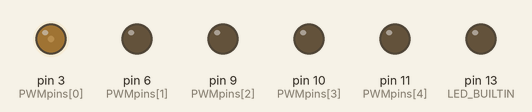
Recording of a sketch running on a simulated Arduino Uno, built with avr-gcc and run on an emulated ATmega328P. Parts: output pins drawn as LEDs (lit = HIGH).

Above: at 0.01 s.
At 0.51 s:
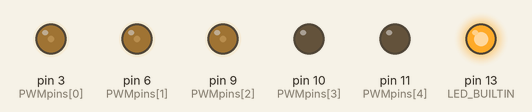
At 1.1 s:
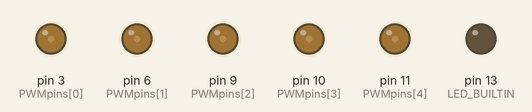
Timing chart, 0 to 2.6 s (numbered marks = the images above):
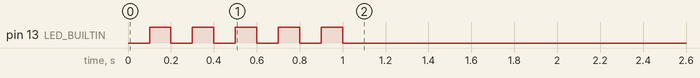

The sketch:

armi2c.ino
```cpp
#include <Arduino.h>
#include <Wire.h>

//unsigned char D3, D6, D9, D10, D11;
int PWMpins[5]= {3,     6,   9,  10,  11};
int PWMdefs[5]= {127, 127, 127,  10, 245};
int armContactCount;
char sendbuff [100];
char  getBuff [100];
float time2;
void setup() {
  // I2C
  Wire.begin(16);
  Wire.onReceive(getData);
  Wire.onRequest(sendData);

  // servos
  armContactCount = -1;
  pinMode(3, OUTPUT);
  pinMode(6, OUTPUT);
  pinMode(9, OUTPUT);
  pinMode(10, OUTPUT);
  pinMode(11, OUTPUT);

  // Start at default positions (no Odroid signal!)
  pinMode(LED_BUILTIN, OUTPUT);
  for(int i=0; i<5; i++){
    //analogWrite(PWMpins[i], PWMdefs[i]);
    analogWrite(PWMpins[i], 50);
    digitalWrite(LED_BUILTIN, LOW);
    delay(100);
    digitalWrite(LED_BUILTIN, HIGH);
    delay(100);
  }
  digitalWrite(LED_BUILTIN, LOW);
}

void loop() {
  if(millis() - time2 > 500){
    digitalWrite(LED_BUILTIN, LOW);
  }
}

void getData(int num){
  time2 = millis();
  /*getBuff[0] = Wire.read();
  if(getBuff[0] == 'a') {armContactCount = 6;}
  if(armContactCount>0 && armContactCount<6){
    //analogWrite(PWMpins[5-armContactCount], getBuff[0]);
    armContactCount--;
  }*/
}

void sendData(){
  //if(getBuff[0] == 'a') {;}
  // list other cases for codes here

  time2 = millis();
  digitalWrite(LED_BUILTIN, HIGH);
}
```
